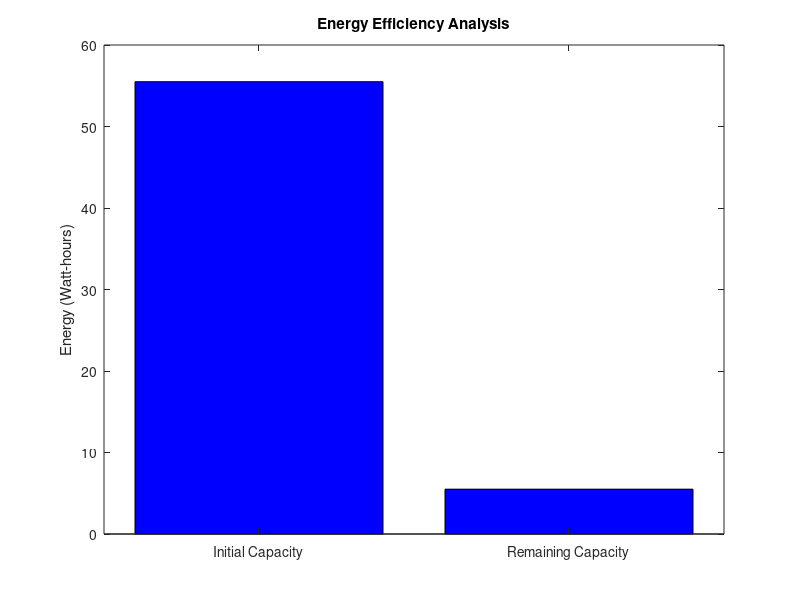

Source code (MATLAB):
% Energy Efficiency Analysis for UAV
clear; clc;

% Parameters
battery_capacity = 5000; % mAh
voltage = 11.1; % Volts
power_consumption = 150; % Watts
flight_time = 20; % Minutes

% Energy calculations
energy_used = (power_consumption * flight_time) / 60; % in Watt-hours
remaining_capacity = battery_capacity * voltage / 1000 - energy_used;

% Plot
figure;
x = [1, 2];
y = [battery_capacity * voltage / 1000, remaining_capacity];
bar(x, y, 'FaceColor', 'b');
set(gca, 'XTickLabel', {'Initial Capacity', 'Remaining Capacity'});
ylabel('Energy (Watt-hours)');
title('Energy Efficiency Analysis');
